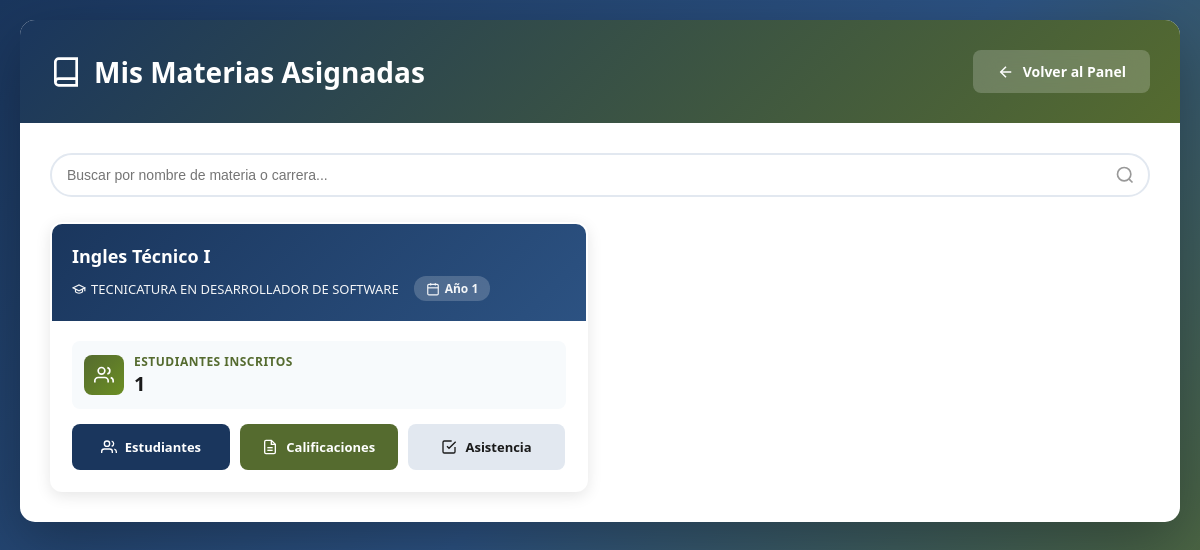
Screenshot of /profesor/mis_materias.php (signed in) with the database file from the repository.
### tables this page shows
CREATE TABLE `materias` (
  `id` int(11) NOT NULL,
  `nombre` varchar(100) NOT NULL,
  `activo` tinyint(1) DEFAULT 1,
  `fecha_creacion` timestamp NOT NULL DEFAULT current_timestamp(),
  `id_carrera` int(11) NOT NULL COMMENT 'ID de la carrera asociada',
  `fecha_modificacion` timestamp NULL DEFAULT current_timestamp() ON UPDATE current_timestamp() COMMENT 'Fecha de última modificación',
  `año` int(11) NOT NULL DEFAULT 1 COMMENT 'Año de la materia en el plan de estudios (ej: 1, 2, 3)'
);

CREATE TABLE `carreras` (
  `id_carrera` int(11) NOT NULL,
  `nombre` varchar(100) NOT NULL COMMENT 'Nombre completo de la carrera',
  `descripcion` text DEFAULT NULL COMMENT 'Descripción detallada de la carrera',
  `duracion` int(11) NOT NULL DEFAULT 4 COMMENT 'Duración de la carrera en años',
  `estado` enum('activa','inactiva','suspendida') NOT NULL DEFAULT 'activa' COMMENT 'Estado actual de la carrera',
  `fecha_creacion` timestamp NOT NULL DEFAULT current_timestamp() COMMENT 'Fecha de creación del registro',
  `fecha_modificacion` timestamp NOT NULL DEFAULT current_timestamp() ON UPDATE current_timestamp() COMMENT 'Fecha de última modificación'
);

### profesor/mis_materias.php (the view, shortened to what this page needs)
<?php
$conn = conectar();
$id_usuario = $_SESSION["id_usuario"];
$sql = "SELECT m.id, m.nombre, m.año, c.nombre AS nombre_carrera,
               (SELECT COUNT(*) FROM analitico a WHERE a.id_materia = m.id AND a.activo = 1) as total_estudiantes
        FROM asignaciones a
        JOIN materias m ON a.id_materia = m.id
        JOIN carreras c ON m.id_carrera = c.id_carrera
        WHERE a.id_profesor = ? AND a.activo = 1 AND m.activo = 1
        ORDER BY c.nombre, m.año, m.nombre";
$stmt = $conn->prepare($sql);
$stmt->bind_param("i", $id_usuario);
$stmt->execute();
$result = $stmt->get_result();
$materias = [];
while($row = $result->fetch_assoc()) {
    $materias[] = $row;
}
?>
<!DOCTYPE html>
<html lang="es">
<head>
</head>
<body>
  <div class="container">
    <div class="header">
      <h1>
        <svg xmlns="http://www.w3.org/2000/svg" width="32" height="32" viewBox="0 0 24 24" fill="none" stroke="currentColor" stroke-width="2">
          <path d="M4 19.5A2.5 2.5 0 0 1 6.5 17H20"></path>
          <path d="M6.5 2H20v20H6.5A2.5 2.5 0 0 1 4 19.5v-15A2.5 2.5 0 0 1 6.5 2z"></path>
        </svg>
        Mis Materias Asignadas
      </h1>
      <a href="../panel_profesor.php" class="btn btn-volver">
        <svg xmlns="http://www.w3.org/2000/svg" width="18" height="18" viewBox="0 0 24 24" fill="none" stroke="currentColor" stroke-width="2">
          <line x1="19" y1="12" x2="5" y2="12"></line>
          <polyline points="12 19 5 12 12 5"></polyline>
        </svg>
        Volver al Panel
      </a>
    </div>
    <div class="content">
      <?php if(count($materias) > 0): ?>
        <div class="search-container">
          <input type="text" id="searchInput" placeholder="Buscar por nombre de materia o carrera..." onkeyup="filterMaterias()">
          <svg class="search-icon" xmlns="http://www.w3.org/2000/svg" width="20" height="20" viewBox="0 0 24 24" fill="none" stroke="currentColor" stroke-width="2">
            <circle cx="11" cy="11" r="8"></circle>
            <path d="m21 21-4.35-4.35"></path>
          </svg>
        </div>
        <div class="materias-grid" id="materiasGrid">
          <?php foreach($materias as $row): ?>
          <div class="materia-card" data-nombre="<?php echo htmlspecialchars($row['nombre']); ?>" data-carrera="<?php echo htmlspecialchars($row['nombre_carrera']); ?>">
            <div class="card-header">
              <h3><?php echo htmlspecialchars($row['nombre']); ?></h3>
              <div class="card-info">
                <div class="info-item">
                  <svg xmlns="http://www.w3.org/2000/svg" width="14" height="14" viewBox="0 0 24 24" fill="none" stroke="currentColor" stroke-width="2">
                    <path d="M22 10v6M2 10l10-5 10 5-10 5z"></path>
                    <path d="M6 12v5c3 3 9 3 12 0v-5"></path>
                  </svg>
                  <?php echo htmlspecialchars($row['nombre_carrera']); ?>
                </div>
                <span class="badge badge-year">
                  Año <?php echo $row['año']; ?>
                </span>
              </div>
            </div>
            <div class="card-body">
              <div class="stat-row">
                <div class="stat-icon">
                  <svg xmlns="http://www.w3.org/2000/svg" width="20" height="20" viewBox="0 0 24 24" fill="none" stroke="white" stroke-width="2">
                    <path d="M17 21v-2a4 4 0 0 0-4-4H5a4 4 0 0 0-4 4v2"></path>
                    <circle cx="9" cy="7" r="4"></circle>
                    <path d="M23 21v-2a4 4 0 0 0-3-3.87"></path>
                    <path d="M16 3.13a4 4 0 0 1 0 7.75"></path>
                  </svg>
                </div>
                <div class="stat-info">
                  <div class="stat-label">Estudiantes Inscritos</div>
                  <div class="stat-value"><?php echo $row['total_estudiantes']; ?></div>
                </div>
              </div>
              <div class="card-actions">
                <a href="lista_estudiantes.php?materia=<?php echo $row['id']; ?>" class="btn-action btn-ver">
                  Estudiantes
                </a>
                <a href="cargar_calificaciones.php?materia=<?php echo $row['id']; ?>" class="btn-action btn-calificaciones">
                  Calificaciones
                </a>
                <a href="tomar_asistencia.php?materia=<?php echo $row['id']; ?>" class="btn-action btn-asistencia">
                  <svg xmlns="http://www.w3.org/2000/svg" width="16" height="16" viewBox="0 0 24 24" fill="none" stroke="currentColor" stroke-width="2">
                    <polyline points="9 11 12 14 22 4"></polyline>
                    <path d="M21 12v7a2 2 0 0 1-2 2H5a2 2 0 0 1-2-2V5a2 2 0 0 1 2-2h11"></path>
                  </svg>
                  Asistencia
                </a>
              </div>
            </div>
          </div>
          <?php endforeach; ?>
        </div>
      <?php endif; ?>
    </div>
  </div>
</body>
</html>

### profesor/mis_materias.php (style rules this page uses)
* { margin: 0; padding: 0; box-sizing: border-box; }
:root { --azul-marino: #1a365d; --azul-marino-claro: #2c5282; --verde-olivo: #556b2f; --verde-olivo-claro: #6b8e23; --blanco: #ffffff; --negro: #1a1a1a; --gris-claro: #f7fafc; --gris-medio: #e2e8f0; --sombra: rgba(0, 0, 0, 0.1); }
body { font-family: 'Segoe UI', Tahoma, Geneva, Verdana, sans-serif; background: linear-gradient(135deg, var(--azul-marino) 0%, var(--azul-marino-claro) 50%, var(--verde-olivo) 100%); min-height: 100vh; padding: 20px; }
.container { max-width: 1400px; margin: 0 auto; background: white; border-radius: 15px; box-shadow: 0 20px 60px rgba(0, 0, 0, 0.3); overflow: hidden; }
.header { background: linear-gradient(135deg, var(--azul-marino) 0%, var(--verde-olivo) 100%); color: white; padding: 30px; display: flex; justify-content: space-between; align-items: center; flex-wrap: wrap; gap: 15px; }
.header h1 { font-size: 28px; display: flex; align-items: center; gap: 12px; margin: 0; }
.btn { padding: 12px 24px; border: none; border-radius: 8px; cursor: pointer; font-size: 14px; font-weight: 600; transition: all 0.3s ease; display: inline-flex; align-items: center; gap: 8px; text-decoration: none; }
.btn-volver { background: rgba(255, 255, 255, 0.2); color: white; backdrop-filter: blur(10px); }
.content { padding: 30px; }
.search-container { margin-bottom: 25px; position: relative; }
.search-container input { width: 100%; padding: 12px 45px 12px 15px; border: 2px solid var(--gris-medio); border-radius: 25px; font-size: 14px; transition: all 0.3s ease; }
.search-icon { position: absolute; right: 15px; top: 50%; transform: translateY(-50%); color: #999; }
.materias-grid { display: grid; grid-template-columns: repeat(auto-fill, minmax(380px, 1fr)); gap: 25px; }
.materia-card { background: var(--blanco); border-radius: 12px; overflow: hidden; box-shadow: 0 4px 15px rgba(0, 0, 0, 0.1); transition: all 0.3s ease; border: 2px solid transparent; }
.card-header { background: linear-gradient(135deg, var(--azul-marino), var(--azul-marino-claro)); color: white; padding: 20px; position: relative; }
.card-header h3 { font-size: 18px; margin: 0 0 8px 0; font-weight: 600; }
.card-info { display: flex; gap: 15px; font-size: 13px; opacity: 0.95; flex-wrap: wrap; }
.info-item { display: flex; align-items: center; gap: 5px; }
.card-body { padding: 20px; }
.stat-row { display: flex; align-items: center; gap: 10px; padding: 12px; background: var(--gris-claro); border-radius: 8px; margin-bottom: 15px; }
.stat-icon { width: 40px; height: 40px; border-radius: 8px; background: linear-gradient(135deg, var(--verde-olivo), var(--verde-olivo-claro)); display: flex; align-items: center; justify-content: center; flex-shrink: 0; }
.stat-info { flex: 1; }
.stat-label { font-size: 12px; color: var(--verde-olivo); font-weight: 600; text-transform: uppercase; letter-spacing: 0.5px; }
.stat-value { font-size: 20px; font-weight: 700; color: var(--negro); }
.card-actions { display: grid; grid-template-columns: repeat(auto-fit, minmax(130px, 1fr)); gap: 10px; }
.btn-action { padding: 12px 16px; border-radius: 8px; font-size: 13px; font-weight: 600; text-align: center; transition: all 0.3s ease; display: flex; align-items: center; justify-content: center; gap: 8px; text-decoration: none; border: 2px solid transparent; }
.btn-ver { background: var(--azul-marino); color: white; }
.btn-calificaciones { background: var(--verde-olivo); color: white; }
.btn-asistencia { background: var(--gris-medio); color: var(--negro); }
.badge { display: inline-flex; align-items: center; gap: 5px; padding: 4px 12px; border-radius: 12px; font-size: 12px; font-weight: 600; }
.badge-year { background: rgba(255, 255, 255, 0.2); backdrop-filter: blur(10px); }

### rows the page displays
materias: nombre "Ingles Técnico I", id_carrera.nombre "TECNICATURA EN DESARROLLADOR DE SOFTWARE", año "1", total_estudiantes "1"
